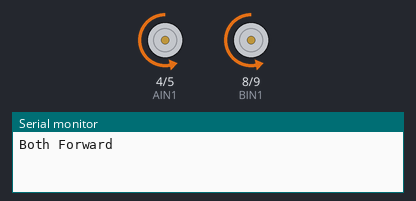
This sketch was run on a simulated Arduino Uno, built with avr-gcc and run on an emulated ATmega328P. Shown: motor-driver pin pairs drawn as motors (green arrow = first pin HIGH = forward, orange = second pin HIGH = backward, longer = more drive), the last lines printed to the serial monitor.

Above: at 1.0 s.
At 5.0 s:
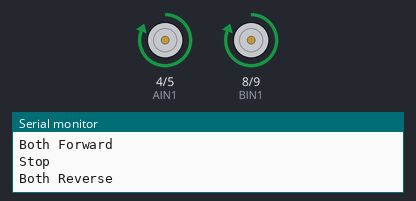
At 7.0 s:
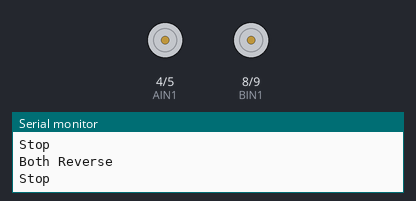
Timing chart, 0 to 10.4 s (numbered marks = the images above):
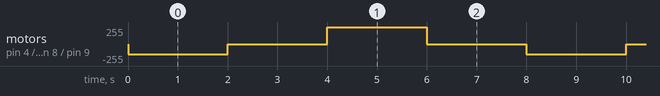

The sketch:

motor_driver_test.ino
```cpp
// Motor A (Right motor) — original pins, unchanged
#define AIN1 4    // Direction
#define AIN2 5    // PWM

// Motor B (Left motor) — remapped from D6/D7 (defective)
#define BIN1 8    // Direction
#define BIN2 9    // PWM

void setup() {
  Serial.begin(9600);
  pinMode(AIN1, OUTPUT);
  pinMode(AIN2, OUTPUT);
  pinMode(BIN1, OUTPUT);
  pinMode(BIN2, OUTPUT);
}

void loop() {
  Serial.println("Both Forward");
  analogWrite(AIN2, 150);
  digitalWrite(AIN1, LOW);
  analogWrite(BIN2, 150);
  digitalWrite(BIN1, LOW);
  delay(2000);

  Serial.println("Stop");
  digitalWrite(AIN1, LOW);
  digitalWrite(AIN2, LOW);
  digitalWrite(BIN1, LOW);
  digitalWrite(BIN2, LOW);
  delay(2000);

  Serial.println("Both Reverse");
  digitalWrite(AIN2, LOW);
  analogWrite(AIN1, 150);
  digitalWrite(BIN2, LOW);
  analogWrite(BIN1, 150);
  delay(2000);

  Serial.println("Stop");
  digitalWrite(AIN1, LOW);
  digitalWrite(AIN2, LOW);
  digitalWrite(BIN1, LOW);
  digitalWrite(BIN2, LOW);
  delay(2000);
}
```

Measured:
- by itself, motor on pin 4 (AIN1) / pin 5 (AIN2), motor on pin 8 (BIN1) / pin 9 (BIN2): repeats every 8.0 s: stopped 2.0 s, forward 255/255 2.0 s, stopped 2.0 s, backward 150/255 2.0 s
